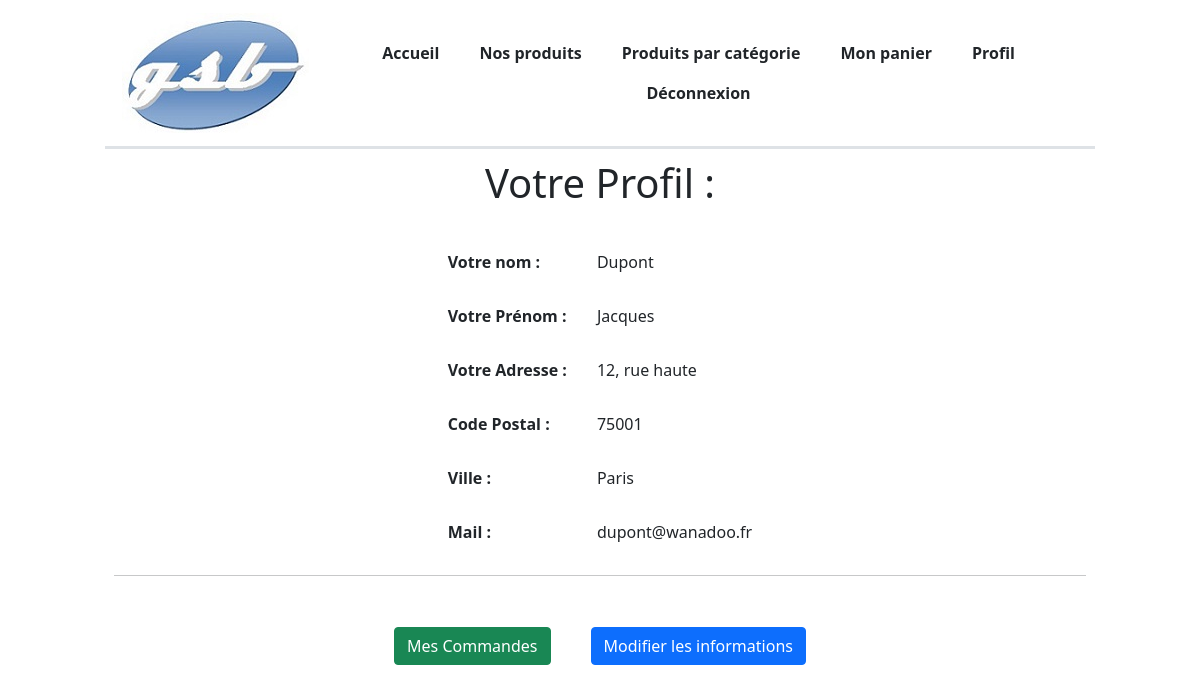
Screenshot of /index.php?uc=profil&action=voirProfil (signed in) with the database file from the repository.
### tables this page shows
CREATE TABLE IF NOT EXISTS `client` (
  `id` int(11) NOT NULL AUTO_INCREMENT,
  `nom` varchar(50) NOT NULL,
  `prenom` varchar(50) NOT NULL,
  `rue` varchar(70) NOT NULL,
  `cp` char(5) NOT NULL,
  `ville` varchar(50) NOT NULL,
  `mail` varchar(50) NOT NULL,
  `login` varchar(20) NOT NULL,
  `mdp` varchar(255) NOT NULL,
  PRIMARY KEY (`id`)
);

### controleurs/ControleurGererProfil.php (called while the page is built, shortened)
<?php
class ControleurGererProfil
{
	private $modeleFront;
	public function __construct()
	{
		$this->modeleFront = new ModeleFront();
	}
	public function voirProfil($id) {
        $client = $this->modeleFront->getLeClientBySessionId($id);
		include('vues/v_profil.php');
    }
}

### index.php (called while the page is built, shortened)
<?php
include("vues/v_bandeau.php");
$routeur = new Routeur();
$routeur->routerRequete();

### modele/ModeleFront.php (called while the page is built, shortened)
<?php
require_once 'modele/Modele.php';
class ModeleFront extends Modele
{
	public function getLeClientBySessionId($id) {
		$req = "select nom, prenom, rue, cp, ville, mail from client where id=:id";
		$params = array(':id' => $id);
		$res = $this->executerRequete($req, $params);
		$client = $res->fetch(PDO::FETCH_ASSOC);
		return $client;
	}
}

### modele/Modele.php (called while the page is built, shortened)
<?php
abstract class Modele{
    private $bdd;
protected function executerRequete($sql, $params=null){
if ($params == null)
{
    $result=$this->getBdd()->query($sql);
}
else
{
    $result=$this->getBdd()->prepare($sql);
    $result->execute($params);
}
return $result;
}
private function getBdd() {
    try {
        if ($this->bdd==null)
        $this->bdd = new PDO("mysql:host=".SERVER.";dbname=".BASE,USER,PASSWD, array(PDO::MYSQL_ATTR_INIT_COMMAND => 'SET NAMES \'UTF8\''));
        $this->bdd->setAttribute(PDO::ATTR_ERRMODE, PDO::ERRMODE_EXCEPTION);
        return $this->bdd;
    } catch (PDOException $e) {
        print "Erreur de connexion PDO ";
        die();
    }
}
 }
?>

### vues/v_profil.php (the view)
<div id="Profil">
    <h1 class="text-center">Votre Profil :</h1>
    <div class="contenuCentre">
        <table>
            <tr>
                <td><b>Votre nom :</b></td>
                <td><?php echo htmlspecialchars($client['nom']); ?></td>
            </tr>
            <tr>
                <td><b>Votre Prénom :</b></td>
                <td><?php echo htmlspecialchars($client['prenom']); ?></td>
            </tr>
            <tr>
                <td><b>Votre Adresse :</b></td>
                <td><?php echo htmlspecialchars($client['rue']); ?></td>
            </tr>
            <tr>
                <td><b>Code Postal :</b></td>
                <td><?php echo $client['cp']; ?></td>
            </tr>
            <tr>
                <td><b>Ville :</b></td>
                <td><?php echo htmlspecialchars($client['ville']); ?></td>
            </tr>
            <tr>
                <td><b>Mail :</b></td>
                <td><?php echo htmlspecialchars($client['mail']); ?></td>
            </tr>
        </table>
    </div>
    <hr>
    <div class="contenuCentre">
        <table>
            <tr>
                <td><a class="btn btn-success btnCentre" href="index.php?uc=profil&action=mesCommandes">Mes Commandes</a></td>
                <td><a class="btn btn-primary btnCentre" href="index.php?uc=profil&action=editProfil">Modifier les informations</a></td>
            </tr>
        </table>
    </div>
</div>

### assets/cssGeneral.css (style rules this page uses)
html { font: normal 100%/1.2em "Baskerville"; }
body { padding: 0% 5%; }
table td { padding: 15px; }
.contenuCentre { display: flex; justify-content: center; padding-top: 20px; }
.contenuCentre a { margin: 0px 5px; }
.btnCentre { display: flex; justify-content: center; }
.btnCentre button, a { padding: 5px; }

### rows the page displays
client: nom "Dupont", prenom "Jacques", rue "12, rue haute", cp "75001", ville "Paris", mail "dupont@wanadoo.fr"
